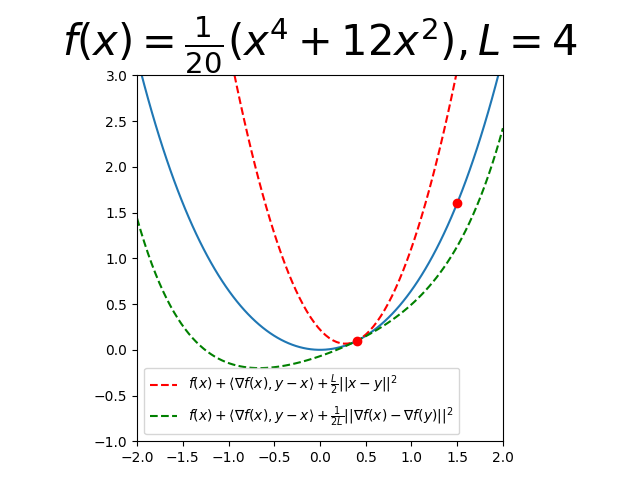

This chart was generated by the following Python code:
import matplotlib.pyplot as plt
import numpy as np
import os


def f(x):
    return 0.05 * (x**4 + 12 * x**2)


def fPrime(x):
    return 0.05 * (4 * x**3 + 24 * x)


def fPrimePrime(x):
    return 0.05 * (12 * x**2 + 24)


fig = plt.figure()
ax = fig.add_subplot(111)
ax.set_aspect("equal")
X = np.linspace(-2, 2, 100)
Y = f(X)
L = 4
assert np.all(0 <= fPrimePrime(X)) and np.all(fPrimePrime(X) <= L)

plt.plot(X, Y)
plt.xlim(-2, 2)
plt.ylim(-1, 3)

x = 0.4
fx = f(x)
fpx = fPrime(x)
y = 1.5
fy = f(y)
fpy = fPrime(y)

plt.plot(
    X,
    fx + fpx * (X - x) + (L / 2) * (X - x) ** 2,
    "r--",
    label="$f(x)+\\langle\\nabla f(x),y-x \\rangle+\\frac{L}{2}||x-y||^2$",
)
plt.plot(
    X,
    fx + fpx * (X - x) + (1 / (2 * L)) * (fpx - fPrime(X)) ** 2,
    "g--",
    label="$f(x)+\\langle\\nabla f(x),y-x \\rangle+\\frac{1}{2L}||\\nabla f(x)-\\nabla f(y)||^2$",
)
plt.plot(x, fx, "ro")
plt.plot(y, fy, "ro")

plt.legend(fontsize=10)
plt.title("$f(x)=\\frac{1}{20}(x^4+12x^2), L=4$", fontsize=30)
plt.tight_layout()
plt.savefig(os.path.basename(__file__).replace(".py", ".png"))
